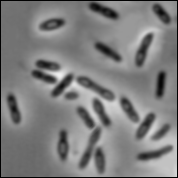
%> input picture dip/assignment2/bacteria.tif, 178 x 178 px
$ octave contrast_stretching.m   (GNU Octave 9; MATLAB toolbox functions it lacks are replaced by stand-ins)
%> lines starting %> are read from the running program, lines starting %| are printed output that depends on the picture
img = imread("bacteria.tif");
%> img is the input picture: size 178x178 uint8; min 0, max 239, mean 125.8
m = input("Enter value of m--> ");
%> the answer given: 3
n = input("Enter value of n--> ");
%> the answer given: 3
cont_stretch = 1./(1+(m./double(img)-eps).^n);
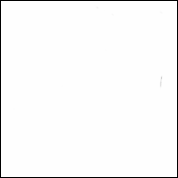
%> cont_stretch: size 178x178 double; min 0, max 1, mean 0.978
subplot(2,2,1),imshow(img),title("Low contrast image");
subplot(2,2,3),imhist(img),title("Histogram");
subplot(2,2,2),imshow(cont_stretch),title("Contrast stretched image");
subplot(2,2,4),imhist(cont_stretch),title("Histogram");
%> after `title("Histogram")`:
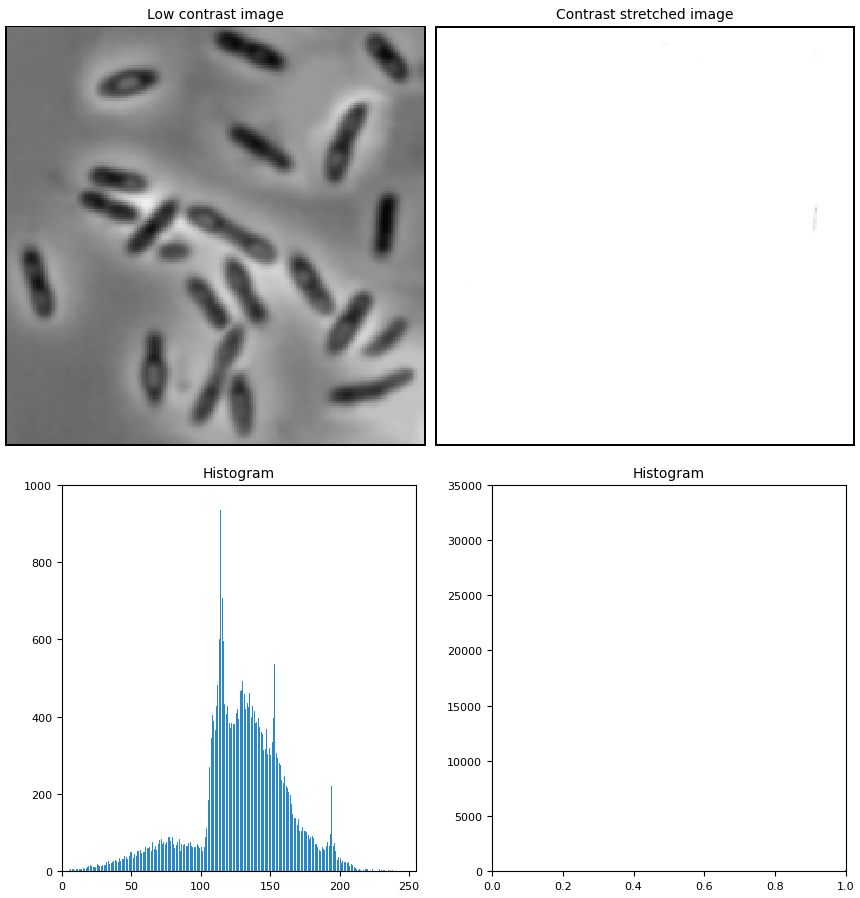
%> figure redrawn from the program's plot data, 4 panels
